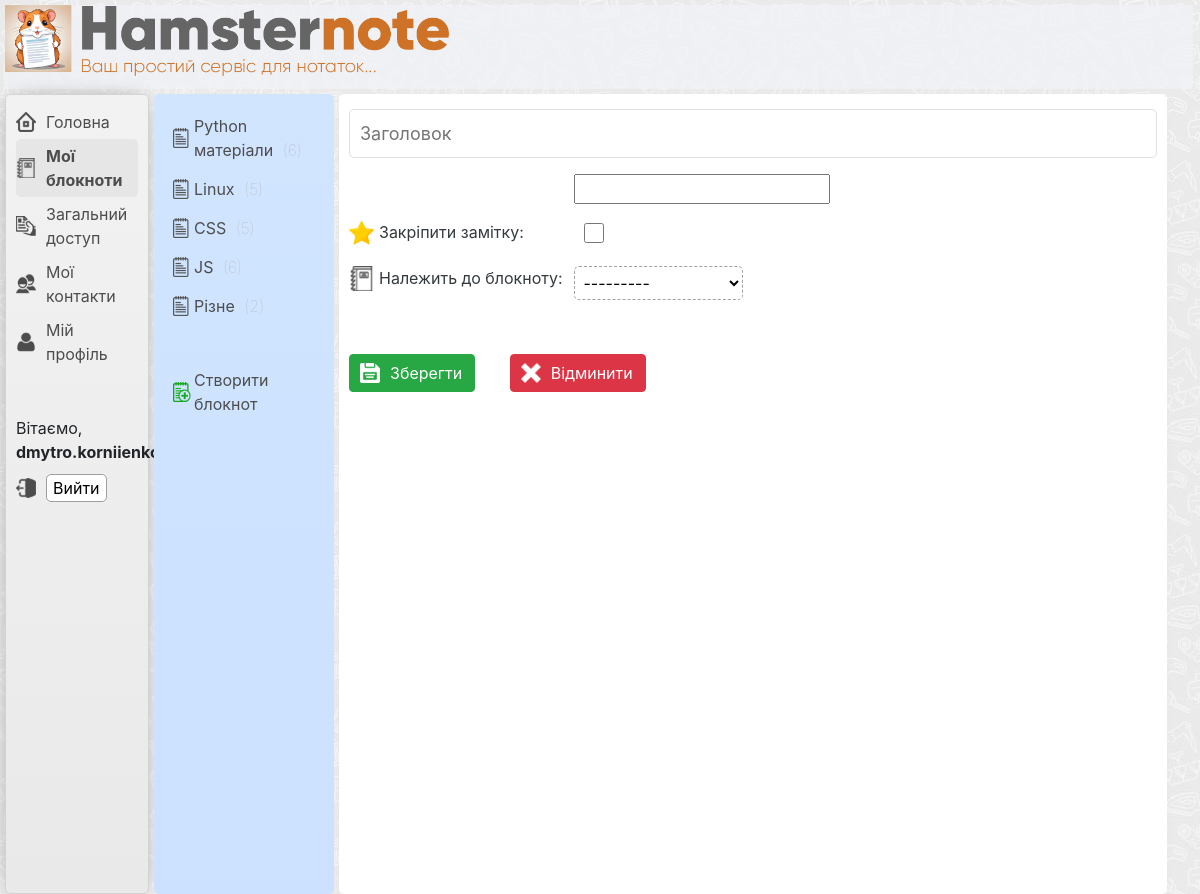
The app's page /note_create/1/ (signed in) with its own data.
### users/models.py (models this page shows, shortened)
class CustomUser(AbstractUser):
    email = models.EmailField(unique=True)

### notebook/models.py (models this page shows, shortened)
class TimestampMixin(models.Model):
    created_at = models.DateTimeField(auto_now_add=True)
    updated_at = models.DateTimeField(auto_now=True)
    class Meta:
        abstract = True

class Notebook(TimestampMixin):
    title = models.CharField(max_length=100)
    owner = models.ForeignKey(
        CustomUser, on_delete=models.CASCADE, related_name='notebooks')
    created_by = models.ForeignKey(
        CustomUser, on_delete=models.CASCADE, related_name='created_notebooks')
    def __str__(self):
        return self.title

### note/views.py (the view)
# urls.py: path('note_create/<int:notebook_id>/', views.note_create, name='note_create'),
@login_required
def note_create(request, notebook_id):
    current_user = request.user
    user_notebooks = Notebook.objects.filter(created_by=current_user)
    shared_notes = SharingNote.objects.filter(
        owner=current_user).order_by('-created_at')
    notebook = Notebook.objects.get(pk=notebook_id)
    notes = Note.objects.filter(notebook=notebook).order_by('-updated_at')
    shared_count = list()
    for user_note in notes:
        shared_count.append(
            {'note_id': user_note.id, 'shared_count': shared_notes.filter(note=user_note).count()})
    if request.method == 'POST':
        form = NoteForm(request.POST, user=current_user)
        if form.is_valid():
            note = form.save(commit=False)
            note.notebook = notebook
            note.author = request.user
            note.save()
            return redirect('note_detail', note_id=note.id)
    else:
        form = NoteForm(initial={'notebook': notebook}, user=current_user)
    context = {
        'category': 'notebooks',
        'form': form,
        'notebook': notebook,
        'notebook_id': notebook_id,
        'user_notebooks': user_notebooks,
        'notes': notes,
        'shared_count': shared_count,
    }
    return render(request, 'note/note_create.html', context)

### note/forms.py
class NoteForm(forms.ModelForm):
    def __init__(self, *args, user=None, **kwargs):
        super().__init__(*args, **kwargs)
        self.fields["content"].required = False
        self.fields["title"].widget.attrs["placeholder"] = "Заголовок"
        if user is not None:
            self.fields["notebook"].queryset = Notebook.objects.filter(
                owner=user)
    class Meta:
        model = Note
        fields = ['title', 'content', 'favorite', 'notebook', ]
        widgets = {
            'content': CKEditor5Widget(config_name='extends')
        }
        labels = {
            'title': '',
            'favorite': 'Закріпити замітку: ',
            'content': '',
            'notebook': "Належить до блокноту: ",
        }

### note/templates/note/note_create.html (shortened to what this page needs)
{% extends "main/base_template.html" %}
{% block listbar %}
    <div class="wrapper-listbar">
         <ul class="listbar-ul">
            {% for notebook in user_notebooks %}
                <li class="listbar-li  {% if notebook.id == notebook_id %}listbar-li-select{% endif %}">
                    {% if notebook.title|length > 25 %}
                        <a class="select-elem" href="{% url 'notebook_detail' notebook.pk %}">{{ notebook.title|striptags|slice:":16" }}...</a>
                    {% else %}
                        <a class="select-elem" href="{% url 'notebook_detail' notebook.pk %}">{{ notebook.title }}</a>
                    {% endif %}
                    <span class="notes-count">({{ notebook.notes.count }})</span>
                </li>
            {% endfor %}
             <li class="listbar-li   create-new-notebook">
                 <a href="{% url 'notebook_create' %}">Створити блокнот</a>
             </li>
        </ul>
    </div>
{% endblock %}
{% block contentbar %}
    <div class="wrapper-contentbar  new-width-note-create">
        <div class="form-edit-note">
            <form method="post">
                {% for field in form %}
                    <div class="form-group">
                        <label for="{{ field.id_for_label }}" class="text-dark">{{ field.label }}</label>
                        {{ field }}
                    </div>
                {% endfor %}
                <div class="form-edit-note-btn-save">
                    <div class="save-btn">
                        <input type="submit" class="btn btn-success   btn-icon-add-save " value="Зберегти" />
                    </div>
                    <div class="cancel-save-btn">
                        <a href="{% url 'notebook_detail' notebook_id %}" class="btn btn-danger   btn-icon-add-del">Відминити</a>
                    </div>
                </div>
            </form>
        </div>
    </div>
{% endblock %}

### main/templates/main/base_template.html (shortened to what this page needs)
{% load static %}
<!doctype html>
<html lang="en">
<head>
    {% with version='262' %}<link rel="stylesheet" href="{% static 'main/css/main.css' %}?ver={{ version }}">{% endwith %}
    {% with version='262' %}<link rel="stylesheet" href="{% static 'main/css/user_contacts.css' %}?ver={{ version }}">{% endwith %}
    {% with version='262' %}<link rel="stylesheet" href="{% static 'main/css/sharing_notes.css' %}?ver={{ version }}">{% endwith %}
    <link rel="stylesheet" href="https://cdn.jsdelivr.net/npm/bootstrap@4.6.2/dist/css/bootstrap.min.css">
    <link rel="stylesheet" href="https://cdnjs.cloudflare.com/ajax/libs/highlight.js/11.5.1/styles/default.min.css">
    <link rel="stylesheet" href="{% static 'django_ckeditor_5/dist/styles.css' %}">
</head>
<body>
    <div class="main-container  clearfix">
        <div class="top-bar">
        </div>
        <div class="navigation-menu">
            <div class="navi-wrapper">
                <ul class="navi-block">
                    <li class="nav-home"><a href="{% url 'homepage' %}">Головна</a></li>
                    <li class="nav-notebook {% if category == 'notebooks'%}select-menu-category{% endif %}"><a href="{% url 'notebook_list' %}">Мої блокноти</a></li>
                    <li class="nav-shared {% if category == 'shared'%}select-menu-category{% endif %}"><a href="{% url 'shared_note_list' %}">Загальний доступ</a></li>
                    <li class="nav-contacts {% if category == 'contacts'%}select-menu-category{% endif %}"><a href="{% url 'contacts_list' %}">Мої контакти</a></li>
                    <li class="nav-profile {% if category == 'profile'%}select-menu-category{% endif %}"><a href="{% url 'edit_profile' %}">Мій профіль</a></li>
                </ul>
            </div>
            <div class="user-wrapper">
                <ul class="user-block">
                    {% if user.is_authenticated %}
                         <span class="user-hello-text">Вітаємо, <b>{{ user.get_username }}</b>!</span>
                         <li class="nav-logout">
                            <form method="post" action="{% url 'logout' %}">
                                <button class="logout-button" type="submit">Вийти</button>
                            </form>
                         </li>
                   {% else %}
                         <li><a href="{% url 'login'%}?next={{request.path}}">Login</a></li>
                   {% endif %}
                </ul>
            </div>
        </div>
        {% block listbar %}{% endblock %}
        {% block contentbar %}{% endblock %}
    </div>
</body>
</html>

### records on screen
CustomUser: get_username "dmytro.korniienko"
Notebook: title "Python матеріали", notes.count "6"
Notebook: title "Linux", notes.count "5"
Notebook: title "CSS", notes.count "5"
Notebook: title "JS", notes.count "6"
Notebook: title "Різне", notes.count "2"

### other values on screen
{{ field.label }} "Закріпити замітку:" "Належить до блокноту:"
